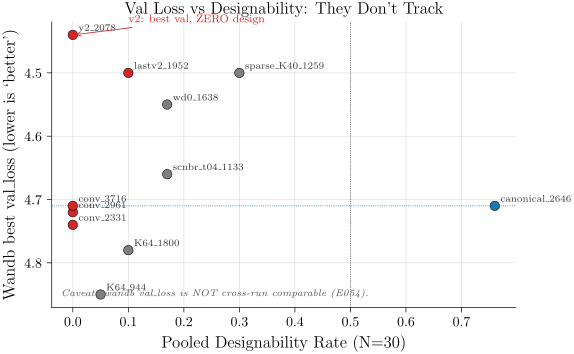

Write the Python code that produced this figure.
# P14_v1: val loss vs designability rate scatter, one labeled point per ckpt
# Visualizes: F5 / F7 / F11 / E054
# DATA: inline (assembled from F5/F7/F11/E054 + variant entries; numbers approximate)
import sys
from pathlib import Path
sys.path.insert(0, str(Path(__file__).parent.parent))
from plot_utils import figsize
import matplotlib.pyplot as plt
import numpy as np

# (ckpt label, wandb val_loss, pooled designability rate)
pts = [
    ("canonical_2646", 4.71, 0.76),
    ("v2_2078",        4.44, 0.00),  # better val, zero design
    ("wd0_1638",       4.55, 0.17),
    ("sparse_K40_1259",4.50, 0.30),
    ("lastv2_1952",    4.50, 0.10),
    ("scnbr_t04_1133", 4.66, 0.17),  # converged variant
    ("conv_2331",      4.74, 0.00),
    ("conv_2961",      4.72, 0.00),
    ("conv_3716",      4.71, 0.00),
    ("K64_944",        4.85, 0.05),
    ("K64_1800",       4.78, 0.10),
]
fig, ax = plt.subplots(figsize=figsize(0.95))
xs = [p[2] for p in pts]
ys = [p[1] for p in pts]
labels = [p[0] for p in pts]

# Color canonical, dead arms differently
colors = ["#1f77b4" if "canonical" in l else
          ("#d62728" if "v2" in l or "conv" in l else
           ("#7f7f7f")) for l in labels]
ax.scatter(xs, ys, c=colors, s=46, edgecolor="black", lw=0.4, zorder=3)
for x, y, l in zip(xs, ys, labels):
    ax.annotate(l, (x, y), xytext=(4, 3), textcoords="offset points",
                fontsize=7, color="#333")

# Trend annotation: lower val + higher design = top-right
ax.set_xlabel("Pooled Designability Rate (N=30)")
ax.set_ylabel(r"Wandb best val\_loss (lower is `better')")
ax.set_title("Val Loss vs Designability: They Don't Track")
ax.invert_yaxis()  # so lower val_loss is up
ax.axhline(4.71, color="#1f77b4", ls=":", lw=0.6)
ax.axvline(0.5, color="#555", ls=":", lw=0.6)

# Annotate decoupling
ax.annotate("v2: best val, ZERO design", xy=(0.0, 4.44), xytext=(0.1, 4.42),
            fontsize=8, color="#d62728",
            arrowprops=dict(arrowstyle="->", color="#d62728", lw=0.6))

ax.spines[["top","right"]].set_visible(False)
ax.grid(True, lw=0.4, alpha=0.5, zorder=0)
ax.text(0.02, 0.04, "Caveat: wandb val\\_loss is NOT cross-run comparable (E054).",
        transform=ax.transAxes, fontsize=7, color="#555", style="italic")

fig.savefig(Path(__file__).with_suffix(".pdf"))
